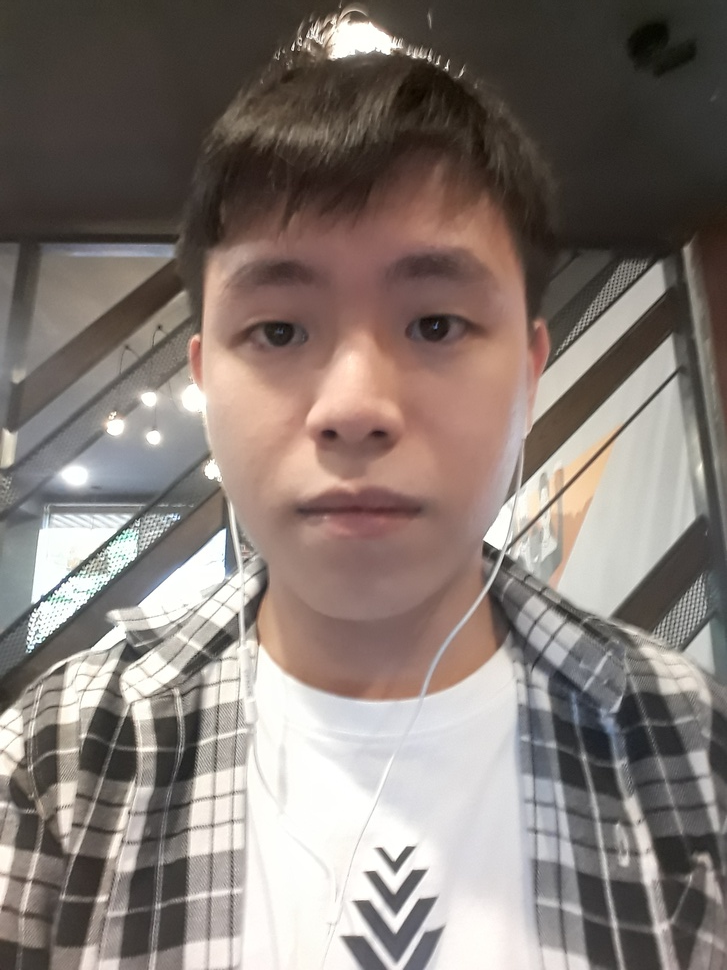
#> input picture test_cam.jpg, 727 x 970 px, shrunk from 1932 x 2576 before the run
$ python face_scrapper.py test_cam.jpg
#> lines starting #> are read from the running program, lines starting #| are printed output that depends on the picture; after the words box and inside, x2 and y2 are one past the last pixel; in counts of white or black regions, pixels touching at a corner belong together
import cv2
import sys
imagePath = sys.argv[1]
image = cv2.imread(imagePath)
#> image is the input picture: shape (970, 727, 3); mean B, G, R 116.8, 122.5, 133.3
gray = cv2.cvtColor(image, cv2.COLOR_BGR2GRAY)
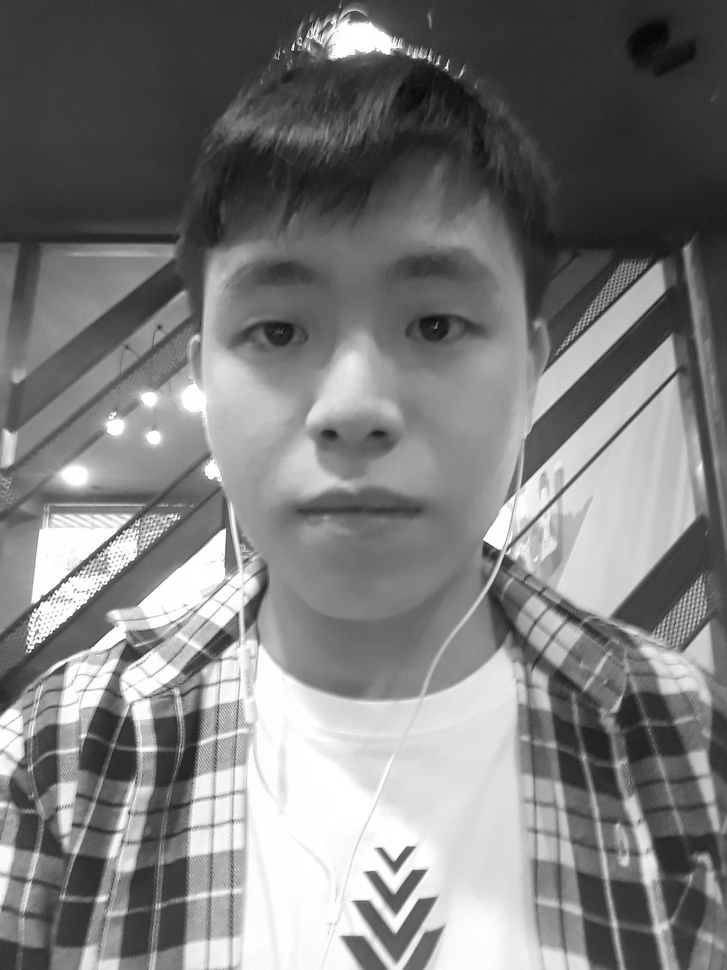
#> gray: shape (970, 727); min 5, max 255, mean 125.1
faceCascade = cv2.CascadeClassifier(cv2.data.haarcascades + "haarcascade_frontalface_default.xml")
faces = faceCascade.detectMultiScale(
        gray,
        scaleFactor=1.3,
        minNeighbors=3,
        minSize=(100, 100)
)
#> faces = [[143, 170, 430, 430]]

print("Found {0} Faces!".format(len(faces)))
#| Found 1 Faces!
for (x, y, w, h) in faces:
    cv2.rectangle(image, (x, y), (x+w, y+h), (0, 255, 0), 2)
    roi_color = image[y:y + h, x:x + w]
    print("[INFO] Object found. Saving locally.")
    cv2.imwrite(str(w) + str(h) + '_faces.jpg', roi_color)
#> this loop made 1 pass
#| [INFO] Object found. Saving locally.
#> pass 1, `roi_color = image[y:y + h, x:x + w]`:
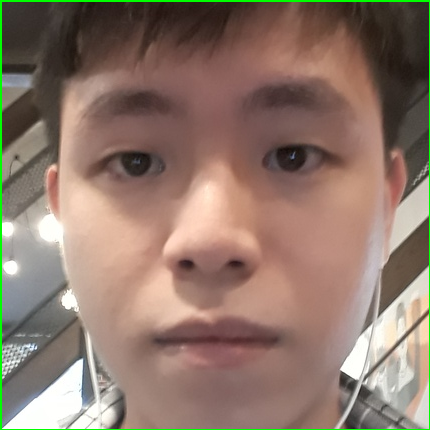
#> roi_color: shape (430, 430, 3); mean B, G, R 107.1, 120.1, 142.8
#> after the loop:
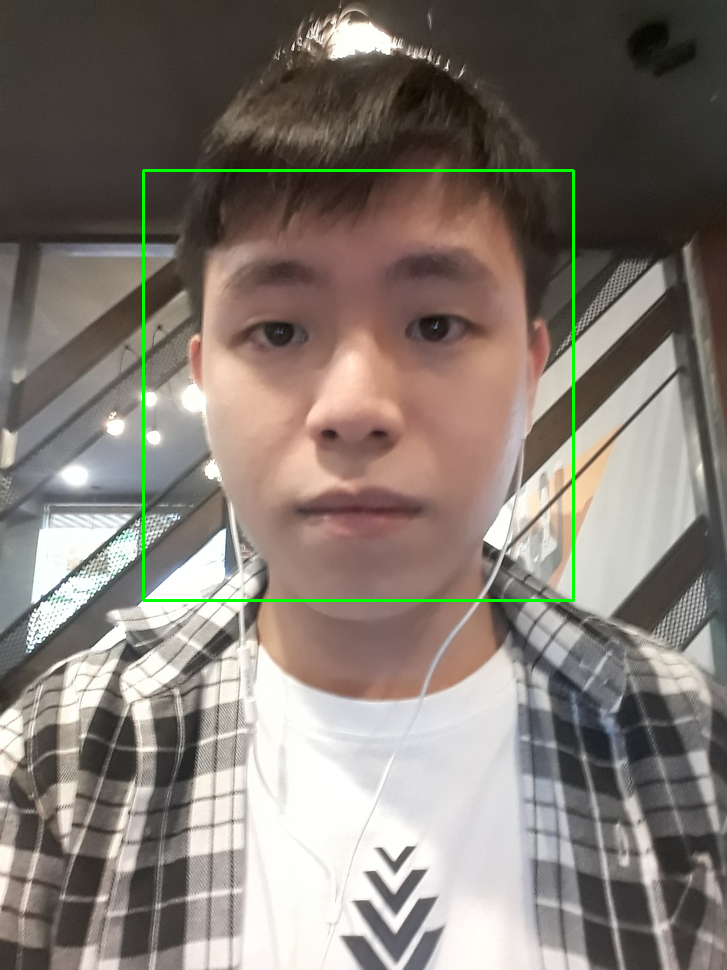
#> image: shape (970, 727, 3); 0.73% of pixels changed, all inside (x1, y1, x2, y2) = (142, 169, 575, 602)
status = cv2.imwrite('faces_detected.jpg', image)
print ("Image faces_detected.jpg written to filesystem: ",status)
#| Image faces_detected.jpg written to filesystem:  True
